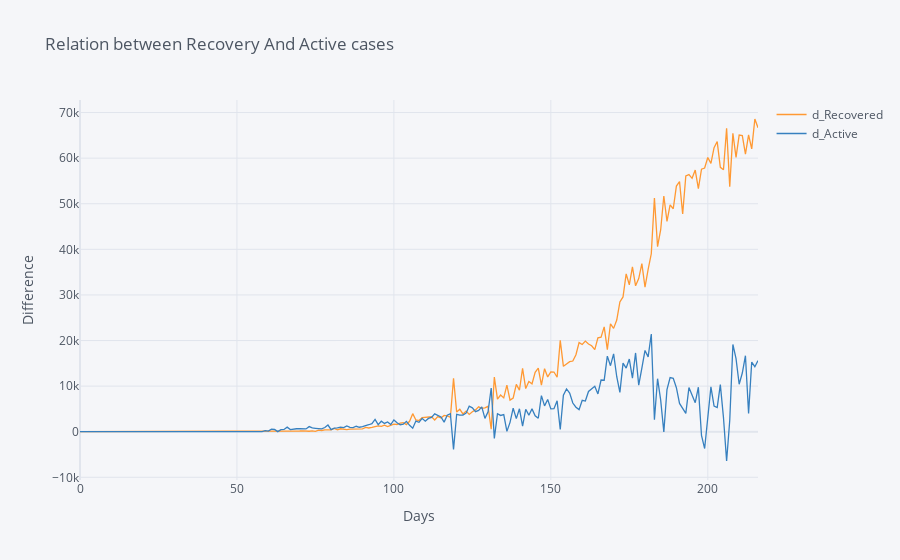

Notebook code cell kept with this figure:
### Markdown cell above
### The other observation

Let's see how the number of recovery and active cases are related. Nothing is apparent from the graph above, instead we'll check for the differences.

### Code cell
d_recov = np.diff(df['Recovered'])
d_activ = np.diff(df['Active'])

if interactive:
    df_diff = pd.DataFrame()
    df_diff['d_Recovered'] = d_recov
    df_diff['d_Active'] = d_activ
    df_diff.iplot(title='Relation between Recovery And Active cases', xTitle='Days', yTitle='Difference')
else:
    plt.plot(d_recov, label='d_Recovered')
    plt.plot(d_activ, label='d_Active')
    plt.legend()
    plt.xlabel('Day')
    plt.ylabel('Difference')
    plt.title('Relation between Recovery And Active cases')

### Figure 1 — Plotly figure (JSON) as saved in the notebook; plotly's stock layout.template omitted (floating-point values rounded to 4 significant figures; data arrays with more than 128 entries replaced by an {"elided": "..."} marker saying what was removed)
{"data": [{"line": {"color": "rgba(255, 153, 51, 1.0)", "dash": "solid", "shape": "linear", "width": 1.3}, "mode": "lines", "name": "d_Recovered", "text": "", "type": "scatter", "x": {"elided": "217 int values"}, "y": {"elided": "217 int values"}}, {"line": {"color": "rgba(55, 128, 191, 1.0)", "dash": "solid", "shape": "linear", "width": 1.3}, "mode": "lines", "name": "d_Active", "text": "", "type": "scatter", "x": {"elided": "217 int values"}, "y": {"elided": "217 int values"}}], "layout": {"legend": {"bgcolor": "#F5F6F9", "font": {"color": "#4D5663"}}, "paper_bgcolor": "#F5F6F9", "plot_bgcolor": "#F5F6F9", "title": {"font": {"color": "#4D5663"}, "text": "Relation between Recovery And Active cases"}, "xaxis": {"gridcolor": "#E1E5ED", "showgrid": true, "tickfont": {"color": "#4D5663"}, "title": {"font": {"color": "#4D5663"}, "text": "Days"}, "zerolinecolor": "#E1E5ED"}, "yaxis": {"gridcolor": "#E1E5ED", "showgrid": true, "tickfont": {"color": "#4D5663"}, "title": {"font": {"color": "#4D5663"}, "text": "Difference"}, "zerolinecolor": "#E1E5ED"}}}
